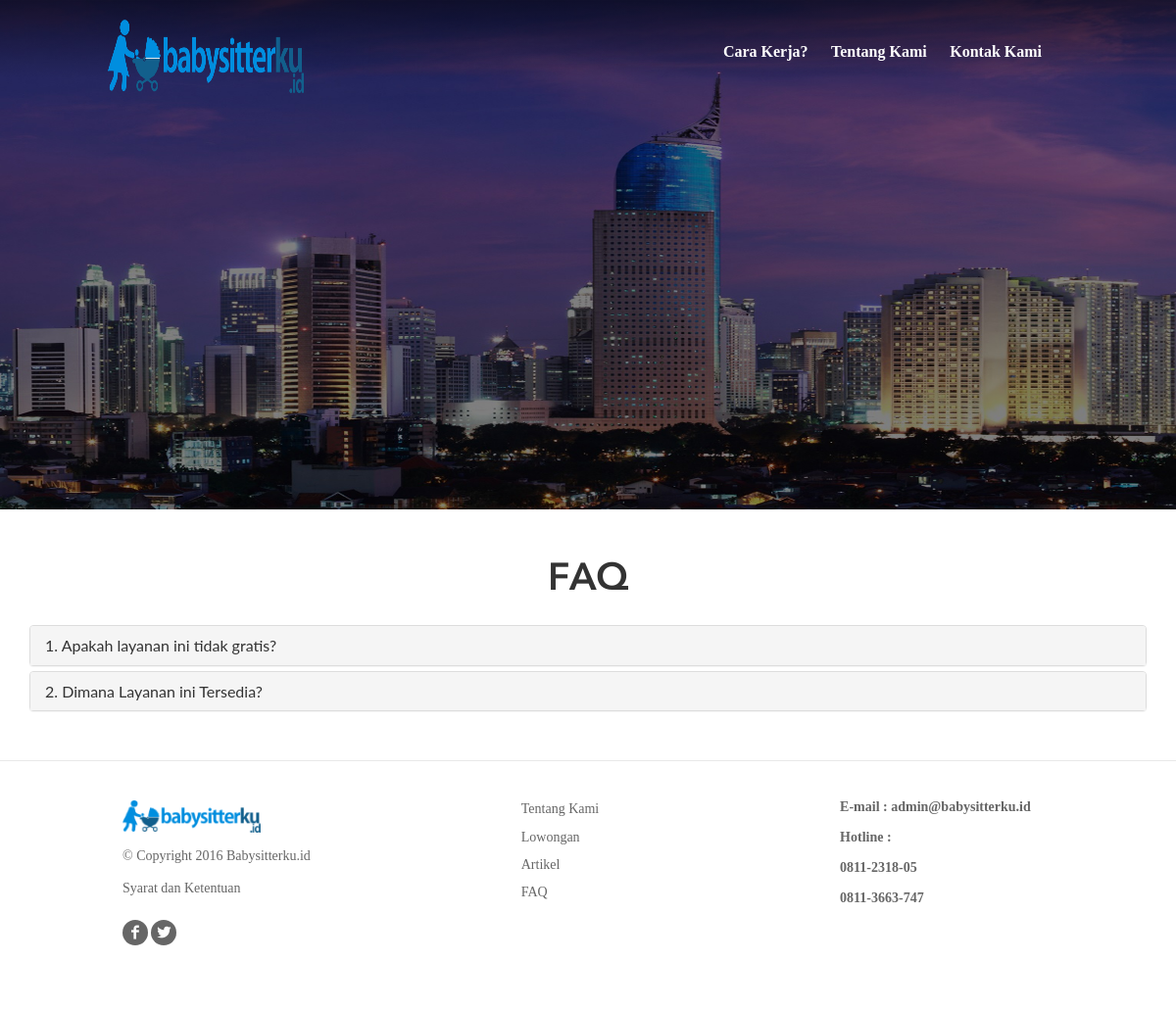
The page /index.php/faq on the database its author committed.
### tables this page shows
CREATE TABLE IF NOT EXISTS `faq` (
  `id` tinyint(9) unsigned NOT NULL,
  `pertanyaan` varchar(256) NOT NULL,
  `jawaban` varchar(1024) NOT NULL
);

### application/controllers/Faq.php (called while the page is built, shortened)
<?php
class faq extends CI_Controller {
	function index()
	{
		$this->load->model('web/faq_model','faq_model');
		$this->load->model('web/kontak_model','kontak');
		$data['faq']=$this->faq_model->get_all();
		$title="FAQ | Insan Medika | Home Health Care Provider";
		$desc = "Bantuan Tanya Jawab FAQ Babysitterku.id";
		$kontak['email']= $this->kontak->get('Email')->isi;
		$kontak['hotline1']= $this->kontak->get('Hotline 1')->isi;
		$kontak['hotline2']= $this->kontak->get('Hotline 2')->isi;
		$this->load->view('front/template/home-head',array('title' => $title,'description'=>$desc));
		$this->load->view('front/template/home-header');
		$this->load->view('front/konten/faq',$data);
		$this->load->view('front/template/home-footer',$kontak);
	}
}

### index.php (called while the page is built, shortened)
<?php
require_once BASEPATH.'core/CodeIgniter.php';

### application/models/web/Faq_model.php (called while the page is built, shortened)
<?php
class faq_model extends CI_Model {
	public function get_all()
	{
		$query = $this->db->get('faq');
		return $query->result();
	}
}

### application/views/front/konten/faq.php (the view, shortened to what this page needs)
<div class="overview">
    <ul class="cb-slideshow">
        <li>
            <?=img('wallpaper/faq.jpg')?>
        </li>
    </ul>
      <div class="hero full-block">
          <div class="wrapper">
              <div class="dynamic-row">
                  <div class="wrapper  wrap1">
                      <h1 class="title-wrapper choose-account"> <span class="hero_heading">  </span> <span class="hero_subtitle"></span>
                      </h1>
                  </div>
                  <div class="wrapper choose-account-wrapper">
                      <div class="dynamic-row">
                          <div class="centered_medium_anchor tellme_bttn -bttn -blue"> <a href="" rel="media-gallery" title="" style="color:#fff;"></a>
                              <br><br><br><br>
                        </div>
                      </div>
                  </div>
              </div>
          </div>
      </div>
    <div class="about">
        <div class="wrapper wrapper-title">
            <h2>FAQ</h2><br>
        </div>
        <div class="container">
          <div class="panel-group">
            <?php $i=1; foreach ($faq as $f) { ?>
              <div class="panel panel-default">
                  <div class="panel-heading" data-toggle="collapse" data-parent="#accordion" data-target="#collapse<?=$i?>">
                      <h4 class="panel-title">
                          <a><?=$i?>. <?=$f->pertanyaan?></a>
                      </h4>
                  </div>
              </div>
              <?php $i++; } ?>
          </div>
        </div>
    </div>

### assets/css/front.css (style rules this page uses)
.dynamic-row { display: block; width: 100%; margin: 0; padding: 0; *zoom: 1; }
.dynamic-row:before, .dynamic-row:after { content: ""; display: table; }
.dynamic-row:after { clear: both; }
h1, h2 { text-shadow: none; }
.overview .hero { -webkit-background-size: cover; -moz-background-size: cover; -o-background-size: cover; background-size: cover; position: absolute; top: 0; left: 0; right: 0; height:700px; }
.overview .hero { height: 94.7%; left: 0; position: relative; right: 0; top: 0; margin-top: -80px; }
.centered_medium_anchor { display: block; float: left; width: 100%; text-align: center; margin: 32px auto 0; color: white !important; font-weight: bold; letter-spacing: 2px; font-size: 24px; max-width: 400px; margin: 32px auto; float: none; }
.overview .hero .dynamic-row { padding-top: 37px; max-width: 960px; margin: 0 auto; -webkit-box-sizing: border-box; -moz-box-sizing: border-box; box-sizing: border-box; position: relative; z-index: 1; }
.overview .wrapper-title { text-align: center; margin: 0 auto 50px; -webkit-font-smoothing: antialiased; -moz-osx-font-smoothing: grayscale; }
.overview .wrapper-title h2 { font-size: 38.99px; line-height: 49.994px; letter-spacing: -0.01em; font-weight: 400; width: 85%; margin: 0 auto 40px; }
.centered_medium_anchor { color: white !important; display: block; float: left; font-size: 18px; font-weight: bold; letter-spacing: 2px; margin: 32px auto 32px 164px; max-width: 66%; text-align: center; width: 100%; }
.overview .hero { height: 94.7%; left: 0; margin-top: -50px; position: relative; right: 0; top: 0; }
.choose-account-wrapper { margin-bottom: 68px; padding-left: 0; padding-right: 0; }

### assets/css/home-login.css (style rules this page uses)
.dynamic-row { display: block; margin: 0; padding: 0; width: 100%; }
.dynamic-row::before, .dynamic-row::after { content: ""; display: table; }
.dynamic-row::after { clear: both; }
.title-wrapper { font-size: 28px; font-weight: 400; letter-spacing: -0.01em; line-height: 35.994px; margin: 0 auto; padding-bottom: 40px; text-align: center; }
.title-wrapper.choose-account { padding: 15px 0; }
.login-wrapper, .signup-wrapper, .reset-password-wrapper, .choose-account-wrapper { margin: 0 auto; padding: 30px 40px 2px; text-align: center; }
.choose-account-wrapper { padding-left: 0; padding-right: 0; margin-bottom: 90px; }

### assets/css/avenir-next.css (style rules this page uses)
.dynamic-row { display:block;width:100%;margin:0;padding:0;*zoom:1 }
.dynamic-row:before,.dynamic-row:after { content:"";display:table }
.dynamic-row:after { clear:both }

### assets/css/slider.css (style rules this page uses)
.cb-slideshow, .cb-slideshow:after { height: 520px; left: 0; position: absolute; top: 0; width: 100%; z-index: 0; }

### assets/css/gx-sidemenu-light.css (style rules this page uses)
body { font-family: Raleway; }

### rows shown on the page
faq: pertanyaan "Apakah layanan ini tidak gratis?"
faq: pertanyaan "Dimana Layanan ini Tersedia?"

### other values the page prints
$email "admin@babysitterku.id"
$hotline1 "0811-2318-05"
$hotline2 "0811-3663-747"
